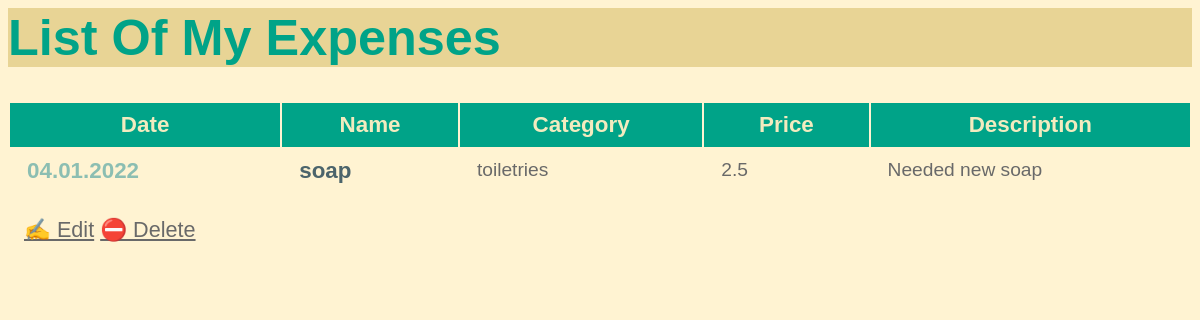
Before: /expense/3 with the older database file.
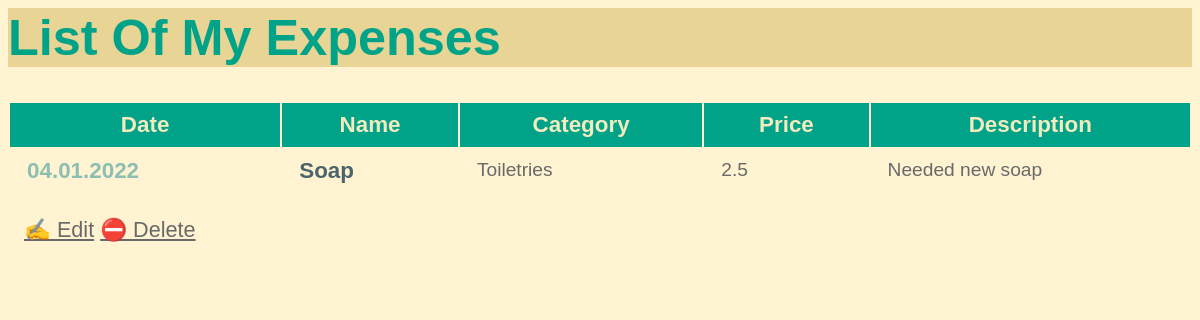
After: the same page with the newer database file.
### expenses/models.py (models this page shows, shortened)
class Expense(models.Model):
    name = models.CharField(max_length=200)
    category = models.CharField(max_length=200)
    price = models.FloatField()
    date = models.DateTimeField(default=timezone.now())
    description = models.TextField(default=None, blank=True, null=True)

### expenses/views.py (the view)
class ExpenseDetailView(DetailView):
    model = Expense

### expenses/templates/expenses/expense_detail.html
{% extends "expenses/base.html" %}
{% block content %}
    <article>
        <table>
            <thead>
                <tr>
                     <th>
                        <h2>Date</h2>
                    </th>
                    <th>
                        <h2>Name</h2>
                    </th>
                    <th>
                        <h2>Category</h2>
                    </th>
                    <th>
                        <h2>Price</h2>
                    </th>
                    <th>
                        <h2>Description</h2>
                    </th>
                 </tr>
            </thead>
            <tbody>
                <tr>
                    <td>
                        <h2 class="mark">{{ expense.date|date:'d.m.Y' }}</h2>
                    </td>
                    <td>
                        <h3>{{ expense.name }}</h3>
                    </td>
                    <td>
                        <p>{{ expense.category }}</p>
                    </td>
                    <td>
                        <p>{{ expense.price }}</p>
                    </td>
                    <td>
                        <p>{{ expense.description }}</p>
                    </td>
                </tr>
            </tbody>
        </table>
    </article>
    <p>
    <a href="{% url 'expense-update' expense.id %}">✍️ Edit</a>
    <a href="{% url 'expense-delete' expense.id %}">⛔ Delete</a>
    </p>
{% endblock %}

Changed rows visible on the page:
changed Expense "Needed new soap": name "soap" → "Soap"; category "toiletries" → "Toiletries"
